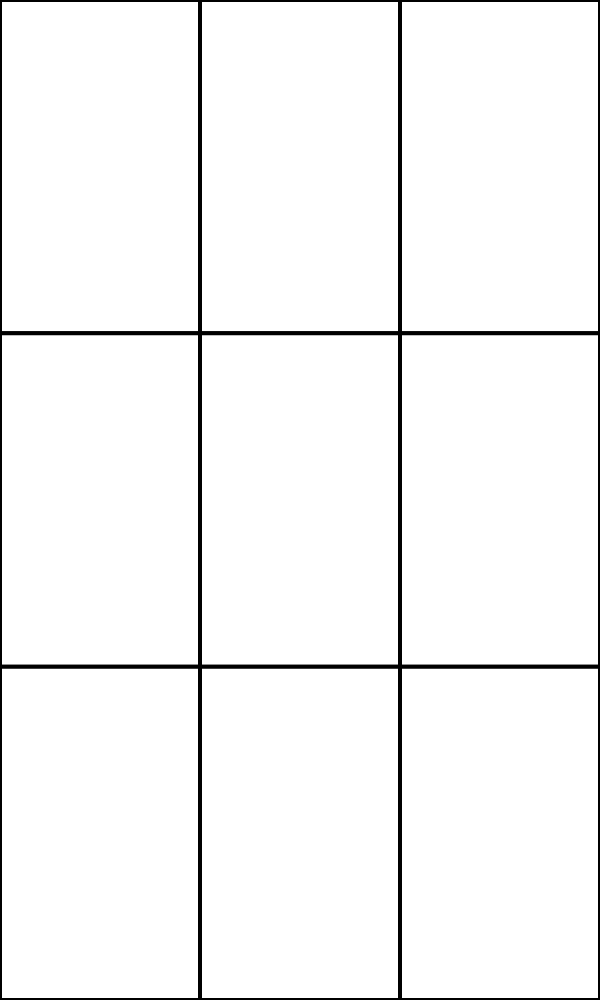
Frame 1 (no input)
Frame 60 (no input): identical to frame 1, image omitted
Frame 120 (the mouse pressed at the canvas centre since frame 60): identical to frame 1, image omitted

The p5.js sketch that drew this single still picture (run headless with seeded random() and noise() and a simulated clock; from frame 60 on, the mouse is pressed at the canvas centre):

// p5.js sketch
// ── sketch.js
let COLS = 3;
let ROWS = 3;
let board = [];

function setup() {
  createCanvas(windowWidth / 2, windowHeight);

  class Cell {
    constructor() {
      this.value = "";
    }
  }

  for (let currCol = 0; currCol < COLS; currCol++) {
    let row = [];
    for (let i = 0; i < ROWS; i++) {
      row.push(new Cell());
    }
    board.push(row);
  }
}

function draw() {
  background(220);
  strokeWeight(4);

  let cellHeight = windowHeight / ROWS;
  let cellWidth = windowWidth / (2 * COLS);

  // The grid
  for (let col = 0; col < COLS; col++) {
    for (let row = 0; row < ROWS; row++) {
      let cellX = col * cellWidth;
      let cellY = row * cellHeight;
      const PADDING = 20;
      rect(cellX, cellY, cellWidth, cellHeight);

      // Draw the X's or the O's
      switch (board[col][row].value) {
        case "X":
          line(
            cellX + PADDING,
            cellY + PADDING,
            cellX + cellWidth - PADDING,
            cellY + cellHeight - PADDING
          );
          line(
            cellX + cellWidth - PADDING,
            cellY + PADDING,
            cellX + PADDING,
            cellY + cellHeight - PADDING
          );
          break;
        case "O":
          ellipse(
            cellX + cellWidth / 2,
            cellY + cellHeight / 2,
            cellWidth - 2 * PADDING
          );
        default:
          break;
      }
    }
  }
}

function mouseClicked() {
  let cellHeight = windowHeight / ROWS;
  let cellWidth = windowWidth / (2 * COLS);
  let selected = board[int(mouseX / cellWidth)][int(mouseY / cellHeight)].value;
  board[int(mouseX / cellWidth)][int(mouseY / cellHeight)].value =
    selected == "X" ? "O" : "X";
}

// ── style.css
body {
  display: flex;
  height: 100vh;
  margin: 0;
  font-family: "Fira Sans", sans-serif;
}

#canvas-container {
  padding-top: 4rem;
  padding-left: 4rem;
  flex: 1;
  background-color: #11111b;
}

#content {
  flex: 1;
  padding: 4rem;
  background-color: #11111b;
  user-select: none;
}

h1 {
  color: #f2cdcd;
}

h3 {
  color: #f5c2e7;
}

kbd {
  font-size: larger;
  font-weight: bolder;
  text-decoration: underline;
  border: solid 1px;
  border-radius: 4px;
  padding: 1px;
}

p {
  color: #cba6f7
}

a {
  color: #89b4fa;
}

a:visited {
  color: #b4befe;
}

#bignumber {
  font-size: 4rem;
  font-weight: bold;
}

#smallnumber {
  font-weight: bolder;
}
